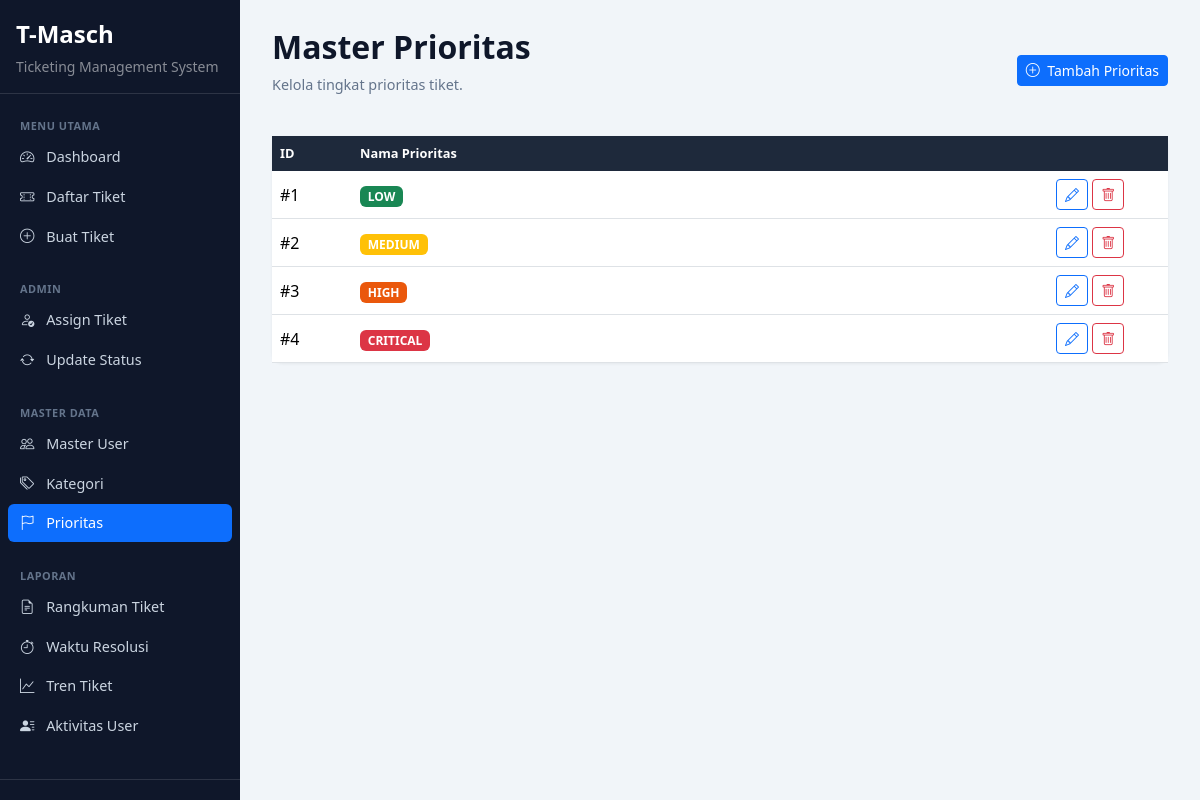
Screenshot of /master/priorities.php (signed in) with the database file from the repository.
### tables this page shows
CREATE TABLE IF NOT EXISTS priorities (
    id   INT PRIMARY KEY AUTO_INCREMENT,
    name VARCHAR(20) NOT NULL
);

### master/priorities.php (the view, shortened to what this page needs)
<?php
require_once __DIR__ . '/../includes/auth.php';
require_once __DIR__ . '/../config/db.php';
$priorities = $conn->query("SELECT * FROM priorities ORDER BY id");
require_once __DIR__ . '/../includes/header.php';
?>
<div class="page-header d-flex justify-content-between align-items-center">
    <div>
        <h2>Master Prioritas</h2>
        <p>Kelola tingkat prioritas tiket.</p>
    </div>
    <button class="btn btn-primary btn-sm" data-bs-toggle="modal" data-bs-target="#priModal" onclick="resetForm()">
        <i class="bi bi-plus-circle me-1"></i> Tambah Prioritas
    </button>
</div>
<div class="card">
    <div class="table-responsive">
        <table class="table table-hover mb-0 align-middle">
            <thead><tr><th style="width:80px">ID</th><th>Nama Prioritas</th><th style="width:120px"></th></tr></thead>
            <tbody>
                <?php while ($p = $priorities->fetch_assoc()): ?>
                <tr>
                    <td>#<?= $p['id'] ?></td>
                    <td><?= priorityBadge($p['name']) ?></td>
                    <td>
                        <button class="btn btn-sm btn-outline-primary"
                            onclick='editRow(<?= json_encode($p) ?>)'
                            data-bs-toggle="modal" data-bs-target="#priModal">
                            <i class="bi bi-pencil"></i>
                        </button>
                        <a href="?delete=<?= $p['id'] ?>" class="btn btn-sm btn-outline-danger"
                           onclick="return confirm('Yakin hapus prioritas ini?')"><i class="bi bi-trash"></i></a>
                    </td>
                </tr>
                <?php endwhile; ?>
            </tbody>
        </table>
    </div>
</div>
<?php require_once __DIR__ . '/../includes/footer.php'; ?>

### includes/auth.php (shortened to what this page needs)
<?php
function h($str)
{
    return htmlspecialchars($str ?? '', ENT_QUOTES, 'UTF-8');
}
function priorityBadge($priorityName)
{
    $map = [
        'LOW'      => 'success',
        'MEDIUM'   => 'warning',
        'HIGH'     => 'orange',
        'CRITICAL' => 'danger',
    ];
    $color = $map[$priorityName] ?? 'secondary';
    if ($color === 'orange') {
        return '<span class="badge" style="background:#ea580c">' . h($priorityName) . '</span>';
    }
    return '<span class="badge bg-' . $color . '">' . h($priorityName) . '</span>';
}

### assets/css/style.css (style rules this page uses)
body { background-color: #f1f5f9; font-family: 'Segoe UI', system-ui, sans-serif; }
.card { border: none; border-radius: 10px; box-shadow: 0 1px 3px rgba(0,0,0,0.06); }
.table thead th { background-color: #1e293b; color: #fff; font-size: 0.8rem; font-weight: 600; border: none; white-space: nowrap; }
.page-header { margin-bottom: 24px; }
.page-header h2 { font-weight: 700; color: #0f172a; }
.page-header p { color: #64748b; font-size: 0.9rem; }

### rows the page displays
priorities: id "1", name "LOW"
priorities: id "2", name "MEDIUM"
priorities: id "3", name "HIGH"
priorities: id "4", name "CRITICAL"
